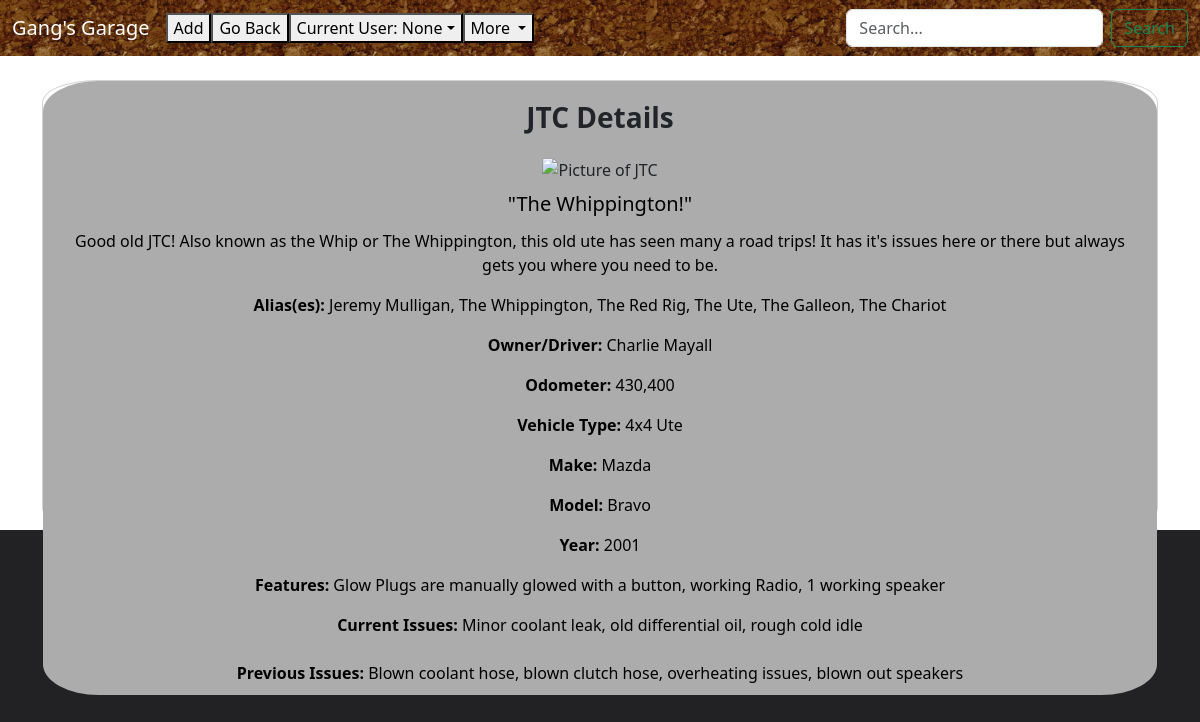
The app's page /view_vehicle?id=1 with its own data.
### models.py (models this page shows, shortened)
class Vehicle(db.Model):
    id = db.Column(db.Integer, primary_key=True)
    image = db.Column(db.String, nullable=True)
    name = db.Column(db.String(100), nullable=False)
    alias = db.Column(db.String(100), nullable=True)
    quote = db.Column(db.String(100), nullable = True)
    description = db.Column(db.Text)
    odometer =  db.Column(db.String(100), nullable = True)
    owner = db.Column(db.String(100), nullable = True)
    type = db.Column(db.String(100), nullable=True)
    make = db.Column(db.String(100), nullable=True)
    model = db.Column(db.String(100), nullable=True)
    year = db.Column(db.Integer, nullable = True)
    features = db.Column(db.Text)
    currentissues = db.Column(db.Text)
    previousissues = db.Column(db.Text)
    databaseid = db.Column(db.Integer, nullable = False)

### views.py (the view)
    @app.route('/view_vehicle', methods=['GET'])
    def view_vehicle():
        ActiveUser=request.args.get('ActiveUser')
        userid=request.args.get('userid')
        id = request.args.get('id')
        vehicle = Vehicle.query.get(id)
        return render_template('view_vehicle.html', vehicle = vehicle, ActiveUser=ActiveUser, userid=userid)

### templates/view_vehicle.html
{% extends "base.html" %} {% block title %}Home{% endblock %}{% block content %}
<div class="card mb-3 text-center">
      <div class="container background padding">
        <h3 class="text-center justify-content-center padding"><b>{{vehicle.name}} Details</b></h3>
          <div class="container">
            <img
              src="{{vehicle.image}}"
              class="card-img-top text-center justify-content-center smallpadding"
              style="width: 800px"
              alt="Picture of {{vehicle.name}}"
            />
          </div>
          <div class="container">
        <h5 class="card-text text-center smallpadding">"{{vehicle.quote}}"</h5>
        <p class="card-text text-center"><b></b>{{vehicle.description}}</p>
        <p class="card-text"><b>Alias(es): </b> {{vehicle.alias}}</p>
        <p class="card-text"><b>Owner/Driver: </b> {{vehicle.owner}}</p>
        <p class="card-text"><b>Odometer: </b>{{vehicle.odometer}}</p>
        <p class="card-text"><b>Vehicle Type: </b> {{vehicle.type}}</p>
        <p class="card-text"><b>Make: </b>{{vehicle.make}}</p>
        <p class="card-text"><b>Model:</b> {{vehicle.model}}</p>
        <p class="card-text"><b>Year: </b>{{vehicle.year}}</p>
        <p class="card-text"><b>Features: </b>{{vehicle.features}}</p>
        <p class="card-text">
          <b>Current Issues: </b> {{vehicle.currentissues}} <br />
          <br /><b>Previous Issues: </b>{{vehicle.previousissues}}
          <br>
        </p>
      </div>
    </div>
  </div>
</div>
{%endblock%}

### templates/base.html (shortened to what this page needs)
<!DOCTYPE html>
<html lang="en" class="blackbackground">
    <head>
        <link
            href="https://cdn.jsdelivr.net/npm/bootstrap@5.3.3/dist/css/bootstrap.min.css"
            rel="stylesheet"
        />
        <link
        rel="stylesheet"
        href="{{ url_for('static', filename='css/custom.css') }}"
        />
    </head>
    <body>
    </body>
        <nav class="navbar navbar-dark navbar-expand-lg" style="background-image: url(static/CorkTexture.jpeg); background-size:250px; background-repeat:repeat-y; background-repeat:repeat-x;">
            <div class="container-fluid">
                <a class="navbar-brand titlelink" href="{{url_for('menu', ActiveUser=ActiveUser, userid=userid)}}">Gang's Garage</a>
            <div class="collapse navbar-collapse" id="navbarSupportedContent">
                <ul class="navbar-nav me-auto mb-2 mb-lg-0">
                    <button
                        type="button"
                        data-bs-toggle="modal"
                        data-bs-target="#exampleModal"
                    >
                        Add
                    </button>
                    <button onclick="history.back()">Go Back</button>
                    <li class="nav-item dropdown">
                        <button class="dropdown-toggle"
                            href="#"
                            role="button"
                            data-bs-toggle="dropdown"
                            aria-expanded="false"
                        >
                            Current User: {{ ActiveUser }}</button>
                    </li>
                    <li class="nav-item dropdown">
                        <button
                            class="dropdown-toggle"
                            href="#"
                            role="button"
                            data-bs-toggle="dropdown"
                            aria-expanded="false"
                        >
                            More
                    </button>
                    </li>
                </ul>
                <form class="d-flex" action = "/search" method = "POST" role="search">
                    <input
                        name = "name"
                        class="form-control me-2"
                        type="search"
                        placeholder="Search..."
                        aria-label="Search"
                    />
                    <button class="btn btn-outline-success" type="submit" >Search</button>
                </form>
            </div>
        </div>
    </nav>
    <div class="container mt-4">{% block content%} {% endblock %}</div>
</html>

### static/css/custom.css (style rules this page uses)
.blackbackground { background-color: #222224; }
.card { transition: transform 0.1s ease-in-out; height: 450px; object-fit: cover; }
.card-img-top { border-radius: 5%; }
.padding { padding: 10px; }
.smallpadding { padding: 5px; }
.background { background-color: #acacac; border-radius: 5%; }
.titlelink { color:white }
.card { border-radius: 5%; }
.card-text { color: black; }

### records on screen
Vehicle: name "JTC", quote "The Whippington!", description "Good old JTC! Also known as the Whip or The Whippington, this old ute has seen many a road trips! It has it's issues here or there but always gets you where you need to be.", alias "Jeremy Mulligan, The Whippington, The Red Rig, The Ute, The Galleon, The Chariot", owner "Charlie Mayall", odometer "430,400", type "4x4 Ute", make "Mazda", model "Bravo", year "2001", features "Glow Plugs are manually glowed with a button, working Radio, 1 working speaker", currentissues "Minor coolant leak, old differential oil, rough cold idle", previousissues "Blown coolant hose, blown clutch hose, overheating issues, blown out speakers"

### other values on screen
{{ ActiveUser }} "None"
